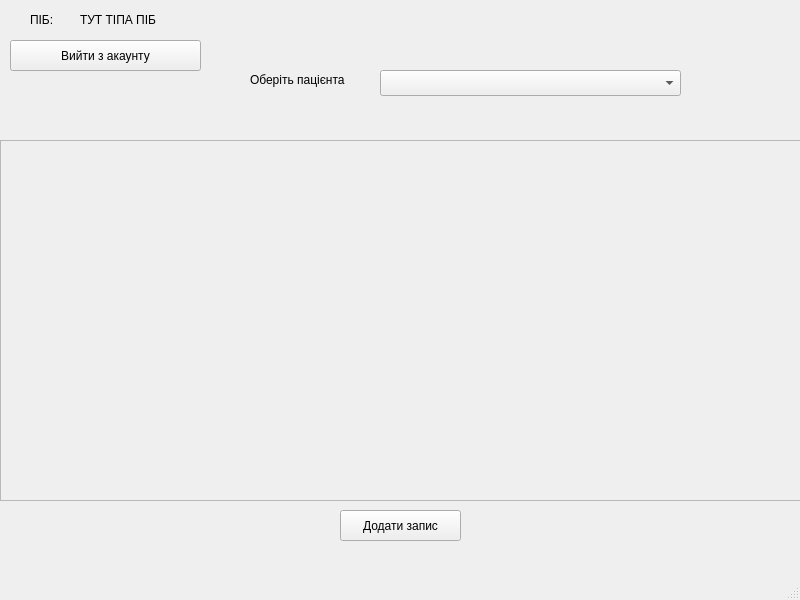
<?xml version="1.0" encoding="UTF-8"?>
<ui version="4.0">
 <class>DoctorClientWindow</class>
 <widget class="QMainWindow" name="DoctorClientWindow">
  <property name="geometry">
   <rect>
    <x>0</x>
    <y>0</y>
    <width>800</width>
    <height>600</height>
   </rect>
  </property>
  <property name="windowTitle">
   <string>MainWindow</string>
  </property>
  <widget class="QWidget" name="centralwidget">
   <widget class="QPushButton" name="logOutButton">
    <property name="geometry">
     <rect>
      <x>10</x>
      <y>40</y>
      <width>191</width>
      <height>31</height>
     </rect>
    </property>
    <property name="text">
     <string>Вийти з акаунту</string>
    </property>
   </widget>
   <widget class="QPushButton" name="addButton">
    <property name="geometry">
     <rect>
      <x>340</x>
      <y>510</y>
      <width>121</width>
      <height>31</height>
     </rect>
    </property>
    <property name="text">
     <string>Додати запис</string>
    </property>
   </widget>
   <widget class="QLabel" name="label_3">
    <property name="geometry">
     <rect>
      <x>250</x>
      <y>70</y>
      <width>121</width>
      <height>20</height>
     </rect>
    </property>
    <property name="text">
     <string>Оберіть пацієнта</string>
    </property>
   </widget>
   <widget class="QScrollArea" name="scrollArea">
    <property name="geometry">
     <rect>
      <x>0</x>
      <y>140</y>
      <width>801</width>
      <height>361</height>
     </rect>
    </property>
    <property name="widgetResizable">
     <bool>true</bool>
    </property>
    <widget class="QWidget" name="scrollAreaWidgetContents_2">
     <property name="geometry">
      <rect>
       <x>0</x>
       <y>0</y>
       <width>799</width>
       <height>359</height>
      </rect>
     </property>
    </widget>
   </widget>
   <widget class="QLabel" name="label_2">
    <property name="geometry">
     <rect>
      <x>80</x>
      <y>10</y>
      <width>101</width>
      <height>20</height>
     </rect>
    </property>
    <property name="text">
     <string>ТУТ ТІПА ПІБ</string>
    </property>
   </widget>
   <widget class="QLabel" name="label">
    <property name="geometry">
     <rect>
      <x>30</x>
      <y>10</y>
      <width>63</width>
      <height>20</height>
     </rect>
    </property>
    <property name="text">
     <string>ПІБ:</string>
    </property>
   </widget>
   <widget class="QComboBox" name="patientsBox">
    <property name="geometry">
     <rect>
      <x>380</x>
      <y>70</y>
      <width>301</width>
      <height>26</height>
     </rect>
    </property>
   </widget>
  </widget>
  <widget class="QMenuBar" name="menubar">
   <property name="geometry">
    <rect>
     <x>0</x>
     <y>0</y>
     <width>800</width>
     <height>26</height>
    </rect>
   </property>
  </widget>
  <widget class="QStatusBar" name="statusbar"/>
 </widget>
 <resources/>
 <connections/>
</ui>
